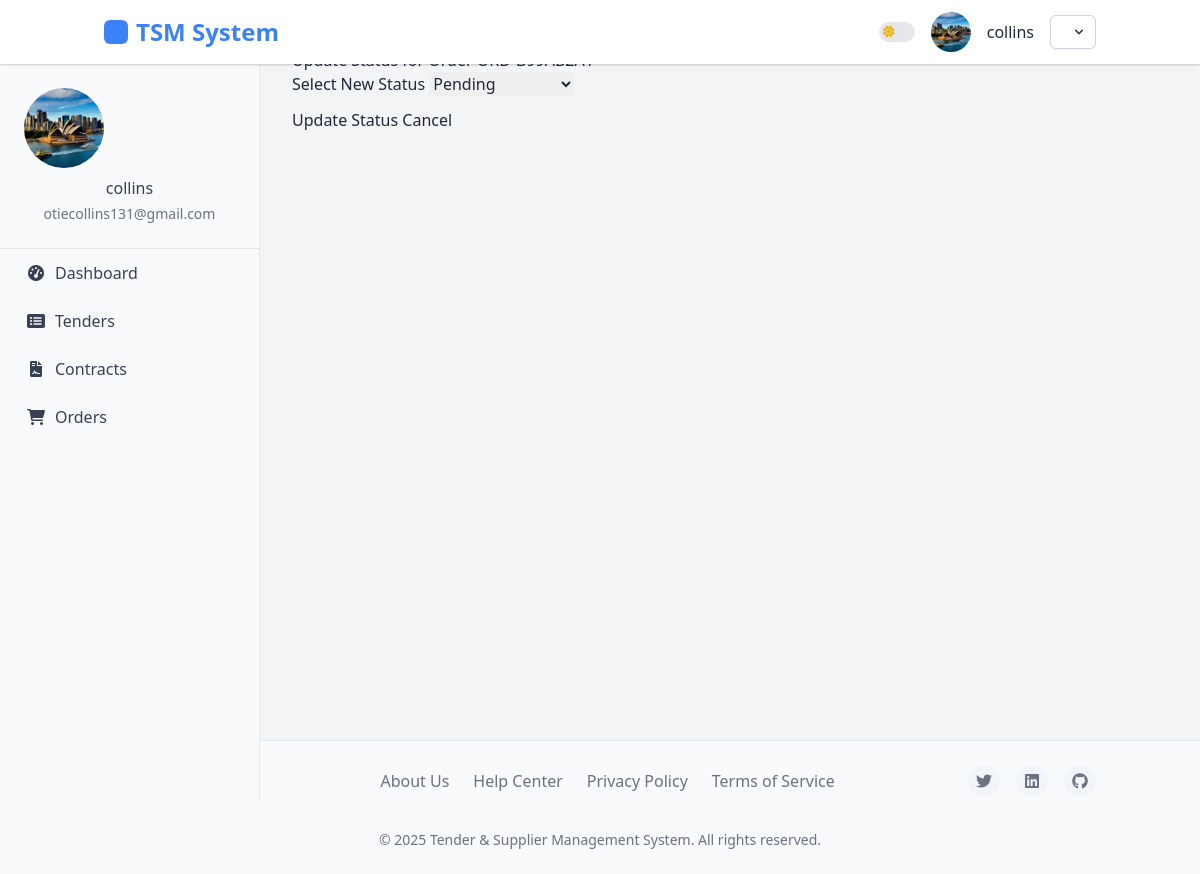
The page /buyer/orders/5/update-status/ (signed in) on the database its author committed.
### accounts/models.py (models this page shows, shortened)
class User(AbstractUser):
    USER_TYPE_CHOICES = (
        ('buyer', 'Buyer'),
        ('supplier', 'Supplier'),
        ('admin', 'Administrator'),
    )
    user_type = models.CharField(
        max_length=10,
        choices=USER_TYPE_CHOICES,
        default='buyer',
        verbose_name=_('User Type')
    )
    company_name = models.CharField(max_length=100, blank=True)
    phone_number = models.CharField(max_length=20, blank=True)
    email = models.EmailField(_('email address'), unique=True)
    USERNAME_FIELD = 'email'
    REQUIRED_FIELDS = ['username', 'user_type']
    @property
    def is_buyer(self):
        return self.user_type == 'buyer'
    class Meta:
        permissions = [
            ("manage_buyers", "Can manage buyer accounts"),
            ("manage_suppliers", "Can manage supplier accounts"),
        ]

class UserProfile(models.Model):
    user = models.OneToOneField(User, on_delete=models.CASCADE, related_name='profile')
    profile_picture = models.ImageField(upload_to='profile_pics/', blank=True, null=True)
    address = models.TextField(blank=True)
    city = models.CharField(max_length=100, blank=True)
    state = models.CharField(max_length=100, blank=True)
    country = models.CharField(max_length=100, blank=True)
    postal_code = models.CharField(max_length=20, blank=True)
    tax_id = models.CharField(max_length=50, blank=True)
    registration_date = models.DateTimeField(auto_now_add=True)
    last_active = models.DateTimeField(auto_now=True)
    business_category = models.CharField(max_length=100, blank=True)
    years_in_business = models.PositiveIntegerField(default=0)
    department = models.CharField(max_length=100, blank=True)
    position = models.CharField(max_length=100, blank=True)

### orders/models.py (models this page shows, shortened)
class Order(models.Model):
    order_number = models.CharField(max_length=50, unique=True)
    contract = models.ForeignKey(Contract, on_delete=models.CASCADE, related_name='orders')
    buyer = models.ForeignKey(settings.AUTH_USER_MODEL, on_delete=models.CASCADE, related_name='buyer_orders')
    supplier = models.ForeignKey(settings.AUTH_USER_MODEL, on_delete=models.CASCADE, related_name='supplier_orders')
    status = models.ForeignKey(OrderStatus, on_delete=models.PROTECT)
    total_amount = models.DecimalField(max_digits=15, decimal_places=2)
    delivery_address = models.TextField()
    delivery_date = models.DateField()
    special_instructions = models.TextField(blank=True)
    created_at = models.DateTimeField(auto_now_add=True)
    updated_at = models.DateTimeField(auto_now=True)
    class Meta:
        ordering = ['-created_at']

class OrderStatus(models.Model):
    name = models.CharField(max_length=100)
    description = models.TextField(blank=True)
    class Meta:
        verbose_name_plural = "Order Statuses"

### orders/views.py (the view, shortened to what this page needs)
# urls.py: path('<int:pk>/update-status/', views.order_update_status, name='order_update_status'),
@login_required
@buyer_required
def order_update_status(request, pk):
    order = get_object_or_404(Order, pk=pk)
    if not (order.buyer == request.user or request.user.is_staff):
        return HttpResponseForbidden("You don't have permission to update this order.")
    statuses = OrderStatus.objects.all()
    return render(request, 'orders/order_status_update.html', {
        'order': order,
        'statuses': statuses
    })

### orders/templates/orders/order_status_update.html (shortened to what this page needs)
{% extends "base.html" %}
{% block content %}
<div class="container mt-4">
    <div class="row justify-content-center">
        <div class="col-md-8">
            <div class="card">
                <div class="card-header">
                    <h5>Update Status for Order {{ order.order_number }}</h5>
                </div>
                <div class="card-body">
                    <form method="post">
                        <div class="mb-3">
                            <label for="status_id" class="form-label">Select New Status</label>
                            <select name="status_id" id="status_id" class="form-select" required>
                                {% for status in statuses %}
                                <option value="{{ status.id }}" {% if status == order.status %}selected{% endif %}>
                                    {{ status.name }}
                                </option>
                                {% endfor %}
                            </select>
                        </div>
                        <div class="d-flex justify-content-between">
                            <button type="submit" class="btn btn-primary">Update Status</button>
                            <a href="{% url 'orders:order_detail' order.id %}" class="btn btn-secondary">Cancel</a>
                        </div>
                    </form>
                </div>
            </div>
        </div>
    </div>
</div>
{% endblock %}

### accounts/templates/base.html (shortened to what this page needs)
<!DOCTYPE html>
<html lang="en" class="light">
    <head>
    <script src="https://cdn.tailwindcss.com"></script>
    <link rel="stylesheet" href="https://cdnjs.cloudflare.com/ajax/libs/font-awesome/6.0.0-beta3/css/all.min.css">
</head>
<body>
    <aside class="sidebar">
        <div class="sidebar-profile">
            {% if user.is_authenticated %}
                {% if user.profile.profile_picture %}
                    <img src="{{ user.profile.profile_picture.url }}" alt="{{ user.username }}'s Avatar">
                {% endif %}
                <h6>{{ user.get_full_name|default:user.username }}</h6>
                <p class="text-sm">{{ user.email }}</p>
            {% endif %}
        </div>
        <nav class="sidebar-nav">
            <ul>
                {% if user.is_authenticated %}
                    {% if user.is_buyer %}
                        <li><a href="{% url 'dashboard:buyer_dashboard' %}" {% if request.resolver_match.url_name == 'buyer_dashboard' %}class="active"{% endif %}><i class="fas fa-tachometer-alt"></i> Dashboard</a></li>
                        <li><a href="{% url 'tenders:tender_list' %}" {% if request.resolver_match.url_name == 'tender_list' %}class="active"{% endif %}><i class="fas fa-list-alt"></i> Tenders</a></li>
                        <li><a href="{% url 'contracts:contract_list' %}" {% if request.path == '/contracts/' %}class="active"{% endif %}><i class="fas fa-file-contract"></i> Contracts</a></li>
                        <li><a href="{% url 'orders:order_list' %}"><i class="fas fa-shopping-cart"></i> Orders</a></li>
                    {% endif %}
                {% endif %}
            </ul>
        </nav>
    </aside>
    <header>
        <nav class="container mx-auto px-4">
            <div class="logo">
                <a href="{% url 'home' %}" class="text-2xl font-bold">TSM System</a>
            </div>
            <div class="profile">
                <div class="theme-toggle-container">
                    <label class="relative inline-flex items-center cursor-pointer">
                        <span class="w-9 h-5 bg-gray-200 peer-focus:outline-none peer-focus:ring-2 peer-focus:ring-primary-300 dark:bg-gray-700 rounded-full peer dark:peer-focus:ring-primary-600 peer-checked:bg-primary-600 relative">
                            <i class="fas fa-sun absolute left-1 top-1/2 -translate-y-1/2 text-yellow-500 text-xs z-10 transition-opacity dark:opacity-0"></i>
                        </span>
                    </label>
                </div>
                {% if user.profile.profile_picture %}
                      <img src="{{ user.profile.profile_picture.url }}" alt="{{ user.username }}'s Avatar" class="w-10 h-10 rounded-full object-cover">
                    {% else %}
                      <img src="https://via.placeholder.com/40" alt="User Avatar" class="w-10 h-10 rounded-full object-cover">
                    {% endif %}
                {% if user.is_authenticated %}
                    <span class="username">{{ user.username }}</span>
                    <div class="relative inline-block text-left">
                        <button id="userMenuButton" type="button" class="inline-flex items-center justify-center px-3 py-2 text-sm font-medium text-gray-700 bg-white border border-gray-300 rounded-md shadow-sm hover:bg-gray-50 focus:outline-none focus:ring-2 focus:ring-offset-2 focus:ring-primary-500 dark:bg-gray-800 dark:border-gray-700 dark:text-gray-400 dark:hover:bg-gray-700" aria-expanded="false" aria-haspopup="true">
                            <svg class="w-4 h-4 ml-2 -mr-1" viewBox="0 0 20 20" fill="currentColor" aria-hidden="true">
                                <path fill-rule="evenodd" d="M5.293 7.293a1 1 0 011.414 0L10 10.586l3.293-3.293a1 1 0 111.414 1.414l-4 4a1 1 0 01-1.414 0l-4-4a1 1 0 010-1.414z" clip-rule="evenodd" />
                            </svg>
                        </button>
                    </div>
                {% endif %}
            </div>
        </nav>
    </header>
    <div class="main-content">
        {% block content %}{% endblock %}
    </div>
    <footer>
        <div class="container mx-auto px-4">
            <div class="footer-content">
                <div class="footer-logo">TSM System</div>
                <div class="footer-links">
                    <a href="#">About Us</a>
                    <a href="#">Help Center</a>
                    <a href="#">Privacy Policy</a>
                    <a href="#">Terms of Service</a>
                </div>
                <div class="footer-socials">
                    <a href="#"><i class="fab fa-twitter"></i></a>
                    <a href="#"><i class="fab fa-linkedin"></i></a>
                    <a href="#"><i class="fab fa-github"></i></a>
                </div>
                <div class="footer-copyright">
                    &copy; {% now "Y" %} Tender & Supplier Management System. All rights reserved.
                </div>
            </div>
        </div>
    </footer>
</body>
</html>

### rows shown on the page
User: profile.profile_picture (picture), get_full_name "collins", email "otiecollins131@gmail.com", username "collins"
Order: status_id "Pending"
